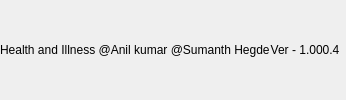
        <widget class="QFrame" name="footer">
         <property name="sizePolicy">
          <sizepolicy hsizetype="Preferred" vsizetype="Preferred">
           <horstretch>0</horstretch>
           <verstretch>0</verstretch>
          </sizepolicy>
         </property>
         <property name="styleSheet">
          <string notr="true"/>
         </property>
         <property name="frameShape">
          <enum>QFrame::NoFrame</enum>
         </property>
         <property name="frameShadow">
          <enum>QFrame::Plain</enum>
         </property>
         <layout class="QHBoxLayout" name="horizontalLayout_4">
          <property name="spacing">
           <number>0</number>
          </property>
          <property name="leftMargin">
           <number>0</number>
          </property>
          <property name="topMargin">
           <number>0</number>
          </property>
          <property name="rightMargin">
           <number>0</number>
          </property>
          <property name="bottomMargin">
           <number>0</number>
          </property>
          <item>
           <widget class="QFrame" name="frame_4">
            <property name="styleSheet">
             <string notr="true">border: none;</string>
            </property>
            <property name="frameShape">
             <enum>QFrame::StyledPanel</enum>
            </property>
            <property name="frameShadow">
             <enum>QFrame::Raised</enum>
            </property>
            <layout class="QVBoxLayout" name="verticalLayout_6">
             <property name="spacing">
              <number>0</number>
             </property>
             <property name="leftMargin">
              <number>0</number>
             </property>
             <property name="topMargin">
              <number>0</number>
             </property>
             <property name="rightMargin">
              <number>0</number>
             </property>
             <property name="bottomMargin">
              <number>0</number>
             </property>
             <item>
              <widget class="QLabel" name="label_2">
               <property name="styleSheet">
                <string notr="true">font: 75 9pt &quot;Century Gothic&quot;;

</string>
               </property>
               <property name="text">
                <string>Health and Illness @Anil kumar @Sumanth Hegde</string>
               </property>
              </widget>
             </item>
            </layout>
           </widget>
          </item>
          <item>
           <widget class="QFrame" name="frame_5">
            <property name="styleSheet">
             <string notr="true">border: none;
</string>
            </property>
            <property name="frameShape">
             <enum>QFrame::StyledPanel</enum>
            </property>
            <property name="frameShadow">
             <enum>QFrame::Raised</enum>
            </property>
            <layout class="QVBoxLayout" name="verticalLayout_7">
             <property name="spacing">
              <number>0</number>
             </property>
             <property name="leftMargin">
              <number>0</number>
             </property>
             <property name="topMargin">
              <number>0</number>
             </property>
             <property name="rightMargin">
              <number>0</number>
             </property>
             <property name="bottomMargin">
              <number>0</number>
             </property>
             <item>
              <widget class="QLabel" name="label_3">
               <property name="styleSheet">
                <string notr="true">font: 75 9pt &quot;Century Gothic&quot;;
</string>
               </property>
               <property name="text">
                <string>Ver - 1.000.4  </string>
               </property>
               <property name="alignment">
                <set>Qt::AlignRight|Qt::AlignTrailing|Qt::AlignVCenter</set>
               </property>
              </widget>
             </item>
            </layout>
           </widget>
          </item>
         </layout>
        </widget>
